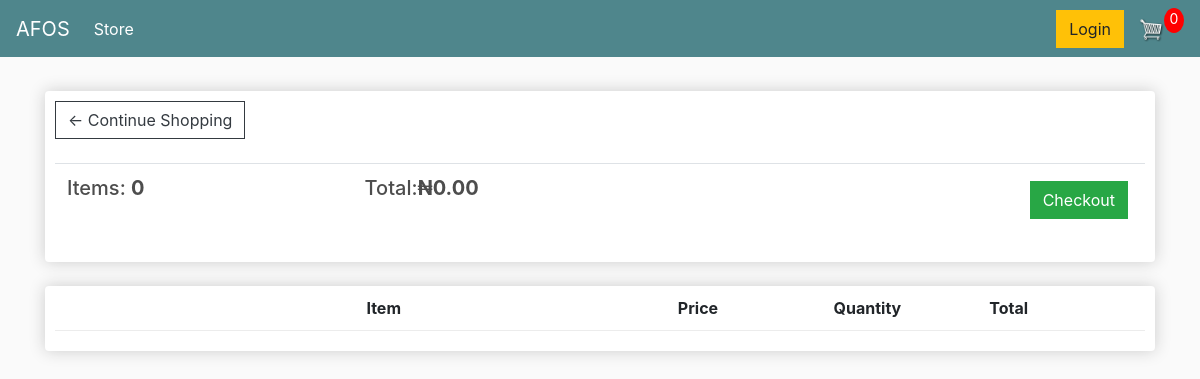
The app's page /cart/ (signed in), older data.
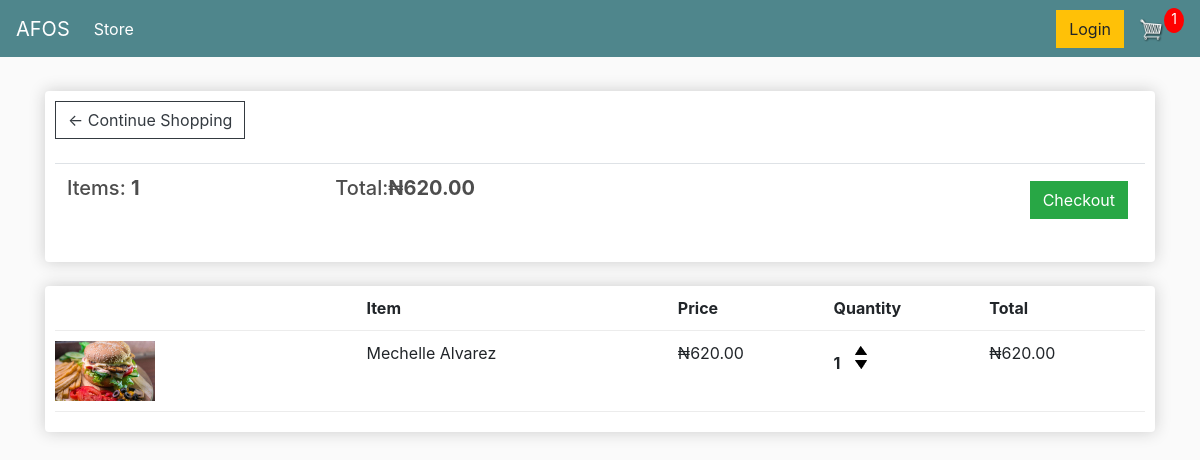
The same page, newer data.
### customer/models.py (models this page shows, shortened)
class Order(models.Model):
    customer = models.ForeignKey(Customer, on_delete=models.SET_NULL, null=True, blank=True)
    date_ordered = models.DateTimeField(auto_now_add=True)
    complete = models.BooleanField(default=False)
    transaction_id = models.CharField(max_length=100, null=True)
    @property
    def get_cart_total(self):
        orderitems = self.orderitem_set.all()
        total = sum([item.get_total for item in orderitems])
        return total
    @property
    def get_cart_items(self):
        orderitems = self.orderitem_set.all()
        total = sum([item.quantity  for item in orderitems])
        return total

class OrderItem(models.Model):
    product = models.ForeignKey(Product, on_delete=models.SET_NULL, null=True)
    order = models.ForeignKey(Order, on_delete=models.SET_NULL, null=True)
    quantity = models.IntegerField(default=0, null=True, blank=True)
    date_added = models.DateTimeField(auto_now_add=True)
    @property
    def get_total(self):
        total = self.product.price * self.quantity
        return total

class Product(models.Model):
    name = models.CharField(max_length=200)
    price = models.DecimalField(max_digits=10, decimal_places=2)
    image = models.ImageField(null=True, blank=True)
    @property
    def imageURL(self):
        try:
            url = self.image.url
        except:
            url = ''
        return url

### customer/views.py (the view, shortened to what this page needs)
# urls.py: path('cart/', views.cart, name="cart"),
def cart(request):
    if request.user.is_authenticated:
        customer = request.user.customer
        order, created = Order.objects.get_or_create(customer=customer, complete=False)
        items = order.orderitem_set.all()
        cartItems = order.get_cart_items
    context = {'items':items, 'order':order, 'cartItems':cartItems}
    return render(request, 'customer/cart.html', context)

### customer/templates/customer/cart.html
{% extends 'customer/main.html' %} {% load static %} {% block content %}
<div class="row">
  <div class="col-lg-12">
    <div class="box-element">
      <a class="btn btn-outline-dark" href="{% url 'store' %}">&#x2190; Continue Shopping</a>
      <br>
      <br>
      <table class="table">
        <tr>
          <th>
            <h5>Items: <strong>{{order.get_cart_items}}</strong></h5>
          </th>
          <th>
            <h5>Total:<strong>₦{{order.get_cart_total|floatformat:2}}</strong></h5>
          </th>
          <th>
            <a style="float:right; margin:5px;" class="btn btn-success" href="{% url 'checkout' %}">Checkout</a>
          </th>
        </tr>
      </table>
    </div>
    <br>
    <div class="box-element">
      <div class="cart-row">
        <div style="flex:2"></div>
        <div style="flex:2"><strong>Item</strong></div>
        <div style="flex:1"><strong>Price</strong></div>
        <div style="flex:1"><strong>Quantity</strong></div>
        <div style="flex:1"><strong>Total</strong></div>
      </div>
      {% for item in items %}
      <div class="cart-row">
        <div style="flex:2"><img class="row-image" src="{{item.product.imageURL}}"></div>
        <div style="flex:2">
          <p>{{item.product.name}}</p>
        </div>
        <div style="flex:1">
          <p>₦{{item.product.price|floatformat:2}}</p>
        </div>
        <div style="flex:1">
          <p class="quantity">{{item.quantity}}</p>
          <div class="quantity">
            <img data-product="{{item.product.id}}" data-action="add" class="chg-quantity update-cart" src="{% static  'images/arrow-up.png' %}">
            <img data-product="{{item.product.id}}" data-action="remove" class="chg-quantity update-cart" src="{% static  'images/arrow-down.png' %}">
          </div>
        </div>
        <div style="flex:1">
          <p>₦{{item.get_total}}</p>
        </div>
      </div>
      {% endfor %}
    </div>
  </div>
</div>
{% endblock content %}

Row changes from the older to the newer data that the page shows:
computed for Order: get_cart_items "0" → "1"; get_cart_total "0.00" → "620.00"
added OrderItem: product.imageURL (picture), product.name "Mechelle Alvarez", product.price "620.00", quantity "1", get_total "620.00"
Text that changed along with them:
{{ cartItems }}: "0" → "1"
